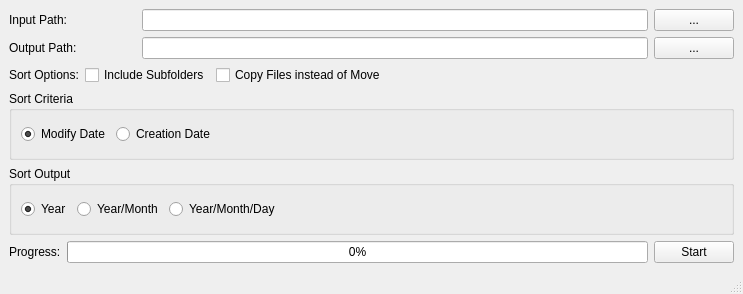
<?xml version="1.0" encoding="UTF-8"?>
<ui version="4.0">
 <class>MainWindow</class>
 <widget class="QMainWindow" name="MainWindow">
  <property name="geometry">
   <rect>
    <x>0</x>
    <y>0</y>
    <width>743</width>
    <height>294</height>
   </rect>
  </property>
  <property name="maximumSize">
   <size>
    <width>16777215</width>
    <height>300</height>
   </size>
  </property>
  <property name="windowTitle">
   <string>MainWindow</string>
  </property>
  <widget class="QWidget" name="centralwidget">
   <layout class="QGridLayout" name="gridLayout">
    <item row="0" column="0">
     <layout class="QVBoxLayout" name="verticalLayout">
      <item>
       <layout class="QHBoxLayout" name="horizontalLayout" stretch="5,20,1">
        <item>
         <widget class="QLabel" name="label">
          <property name="text">
           <string>Input Path:</string>
          </property>
         </widget>
        </item>
        <item>
         <widget class="QLineEdit" name="txtInputPath">
          <property name="text">
           <string/>
          </property>
         </widget>
        </item>
        <item>
         <widget class="QPushButton" name="btnInputPath">
          <property name="text">
           <string>...</string>
          </property>
         </widget>
        </item>
       </layout>
      </item>
      <item>
       <layout class="QHBoxLayout" name="horizontalLayout_2" stretch="5,20,1">
        <item>
         <widget class="QLabel" name="label_2">
          <property name="text">
           <string>Output Path:</string>
          </property>
         </widget>
        </item>
        <item>
         <widget class="QLineEdit" name="txtOutputPath">
          <property name="text">
           <string/>
          </property>
         </widget>
        </item>
        <item>
         <widget class="QPushButton" name="btnOutputPath">
          <property name="text">
           <string>...</string>
          </property>
         </widget>
        </item>
       </layout>
      </item>
      <item>
       <layout class="QHBoxLayout" name="horizontalLayout_4">
        <item>
         <widget class="QLabel" name="label_4">
          <property name="text">
           <string>Sort Options:</string>
          </property>
         </widget>
        </item>
        <item>
         <widget class="QCheckBox" name="chOptionRecursive">
          <property name="text">
           <string>Include Subfolders</string>
          </property>
         </widget>
        </item>
        <item>
         <widget class="QCheckBox" name="chOptionCopy">
          <property name="text">
           <string>Copy Files instead of Move</string>
          </property>
         </widget>
        </item>
        <item>
         <spacer name="horizontalSpacer_6">
          <property name="orientation">
           <enum>Qt::Horizontal</enum>
          </property>
          <property name="sizeHint" stdset="0">
           <size>
            <width>40</width>
            <height>20</height>
           </size>
          </property>
         </spacer>
        </item>
       </layout>
      </item>
      <item>
       <widget class="QGroupBox" name="groupBox_2">
        <property name="title">
         <string>Sort Criteria</string>
        </property>
        <layout class="QHBoxLayout" name="horizontalLayout_3">
         <item>
          <widget class="QRadioButton" name="rbSortCriteriaModifyDate">
           <property name="text">
            <string>Modify Date</string>
           </property>
           <property name="checked">
            <bool>true</bool>
           </property>
          </widget>
         </item>
         <item>
          <widget class="QRadioButton" name="rbSortCriteriaCreationDate">
           <property name="text">
            <string>Creation Date</string>
           </property>
          </widget>
         </item>
         <item>
          <spacer name="horizontalSpacer_3">
           <property name="orientation">
            <enum>Qt::Horizontal</enum>
           </property>
           <property name="sizeHint" stdset="0">
            <size>
             <width>40</width>
             <height>20</height>
            </size>
           </property>
          </spacer>
         </item>
        </layout>
       </widget>
      </item>
      <item>
       <widget class="QGroupBox" name="groupBox">
        <property name="title">
         <string>Sort Output</string>
        </property>
        <layout class="QHBoxLayout" name="horizontalLayout_6">
         <item>
          <widget class="QRadioButton" name="rbSortOptionYear">
           <property name="text">
            <string>Year</string>
           </property>
           <property name="checked">
            <bool>true</bool>
           </property>
          </widget>
         </item>
         <item>
          <widget class="QRadioButton" name="rbSortOptionMonth">
           <property name="text">
            <string>Year/Month</string>
           </property>
          </widget>
         </item>
         <item>
          <widget class="QRadioButton" name="rbSortOptionDay">
           <property name="text">
            <string>Year/Month/Day</string>
           </property>
          </widget>
         </item>
         <item>
          <spacer name="horizontalSpacer_2">
           <property name="orientation">
            <enum>Qt::Horizontal</enum>
           </property>
           <property name="sizeHint" stdset="0">
            <size>
             <width>40</width>
             <height>20</height>
            </size>
           </property>
          </spacer>
         </item>
        </layout>
       </widget>
      </item>
      <item>
       <layout class="QHBoxLayout" name="horizontalLayout_5">
        <item>
         <widget class="QLabel" name="label_3">
          <property name="text">
           <string>Progress:</string>
          </property>
         </widget>
        </item>
        <item>
         <widget class="QProgressBar" name="pbSortProgress">
          <property name="value">
           <number>0</number>
          </property>
         </widget>
        </item>
        <item>
         <widget class="QPushButton" name="btnSortStart">
          <property name="text">
           <string>Start</string>
          </property>
         </widget>
        </item>
       </layout>
      </item>
     </layout>
    </item>
   </layout>
  </widget>
  <widget class="QMenuBar" name="menubar">
   <property name="geometry">
    <rect>
     <x>0</x>
     <y>0</y>
     <width>743</width>
     <height>21</height>
    </rect>
   </property>
  </widget>
  <widget class="QStatusBar" name="statusbar"/>
 </widget>
 <resources/>
 <connections/>
</ui>
